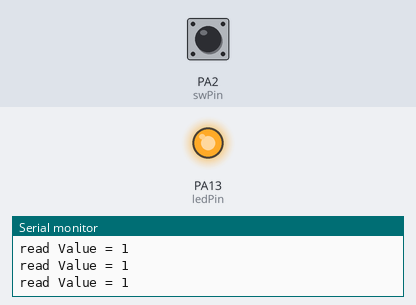
The sketch below on a simulated STM32 Blue Pill. Shown: output pins drawn as LEDs (lit = HIGH), the last lines printed to the serial monitor. The test bench sets the inputs (shaded band); at power-on: PA2 (swPin) HIGH.

Above: at 2.8 s.
2.9 s: PA2 (swPin) pulled LOW for 1.2 s
At 4.1 s:
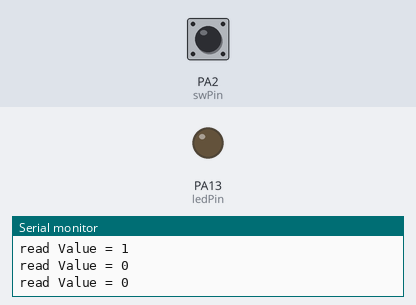
6.5 s: PA2 (swPin) pulled LOW for 3.2 s
At 10.7 s:
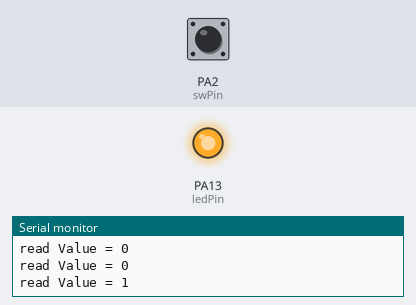
Timing chart, 0 to 12.2 s (numbered marks = the images above; inputs shaded):
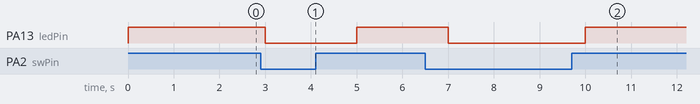

The sketch:

gpio_control00.ino
```cpp
#define NANO        // NANO 보드인 경우 define
//#define BLUEPILL  // BLUEPILL 보드인 경우 define
//#define NODEMCU   // NODEMCU 보드인 경우 define

#ifdef NANO         // NANO가 정의되면
#define swPin A2    // swPin을 A2로 하고
#define ledPin 13   // ledPin을 13로 하고
#endif              // #ifdef 사용 후 반드시 #endif

#ifdef BLUEPILL     // BLUEPILL이 정의되면
#define swPin PB13  // swPin을 PB13로 하고
#define ledPin PC13 // ledPin을 13로 하고
#endif              // #ifdef 사용 후 반드시 #endif

#ifdef NODEMCU      // BLUEPILL이 정의되면
#define swPin D3    // swPin을 D3로 하고
#define ledPin D4   // ledPin을 D4로 하고
#endif              // #ifdef 사용 후 반드시 #endif

void setup()
{
    pinMode(swPin, INPUT);      // swPin을 입력으로 정의
    pinMode(ledPin, OUTPUT);    // ledPin핀을 출력으로 정의
    Serial.begin(115200);       // 시리얼 출력(115200) 사용
}

void loop()
{
    int readValue = digitalRead(swPin);
    digitalWrite(ledPin, readValue);
    Serial.print("read Value = "); Serial.print(readValue);
    Serial.println(""); // 다음 줄에 Printing
    delay(1000);        // 1초 지연
}
```

Measured:
- after the input at 2.9 s, PA13 (ledPin): HIGH → LOW after 0.10 s, → HIGH 2.0 s later
- after the input at 6.5 s, PA13 (ledPin): HIGH → LOW after 0.50 s, → HIGH 3.0 s later
